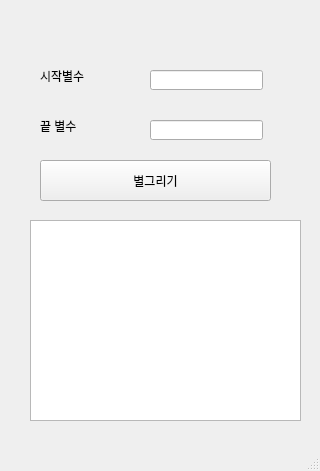
<?xml version="1.0" encoding="UTF-8"?>
<ui version="4.0">
 <class>MainWindow</class>
 <widget class="QMainWindow" name="MainWindow">
  <property name="geometry">
   <rect>
    <x>0</x>
    <y>0</y>
    <width>320</width>
    <height>471</height>
   </rect>
  </property>
  <property name="windowTitle">
   <string>MainWindow</string>
  </property>
  <widget class="QWidget" name="centralwidget">
   <widget class="QLabel" name="label">
    <property name="geometry">
     <rect>
      <x>40</x>
      <y>70</y>
      <width>56</width>
      <height>12</height>
     </rect>
    </property>
    <property name="text">
     <string>시작별수</string>
    </property>
   </widget>
   <widget class="QLabel" name="label_2">
    <property name="geometry">
     <rect>
      <x>40</x>
      <y>120</y>
      <width>56</width>
      <height>12</height>
     </rect>
    </property>
    <property name="text">
     <string>끝 별수</string>
    </property>
   </widget>
   <widget class="QLineEdit" name="le_first">
    <property name="geometry">
     <rect>
      <x>150</x>
      <y>70</y>
      <width>113</width>
      <height>20</height>
     </rect>
    </property>
   </widget>
   <widget class="QLineEdit" name="le_last">
    <property name="geometry">
     <rect>
      <x>150</x>
      <y>120</y>
      <width>113</width>
      <height>20</height>
     </rect>
    </property>
   </widget>
   <widget class="QPushButton" name="pb">
    <property name="geometry">
     <rect>
      <x>40</x>
      <y>160</y>
      <width>231</width>
      <height>41</height>
     </rect>
    </property>
    <property name="text">
     <string>별그리기</string>
    </property>
   </widget>
   <widget class="QPlainTextEdit" name="pte">
    <property name="geometry">
     <rect>
      <x>30</x>
      <y>220</y>
      <width>271</width>
      <height>201</height>
     </rect>
    </property>
   </widget>
  </widget>
  <widget class="QMenuBar" name="menubar">
   <property name="geometry">
    <rect>
     <x>0</x>
     <y>0</y>
     <width>320</width>
     <height>21</height>
    </rect>
   </property>
  </widget>
  <widget class="QStatusBar" name="statusbar"/>
 </widget>
 <resources/>
 <connections/>
</ui>
